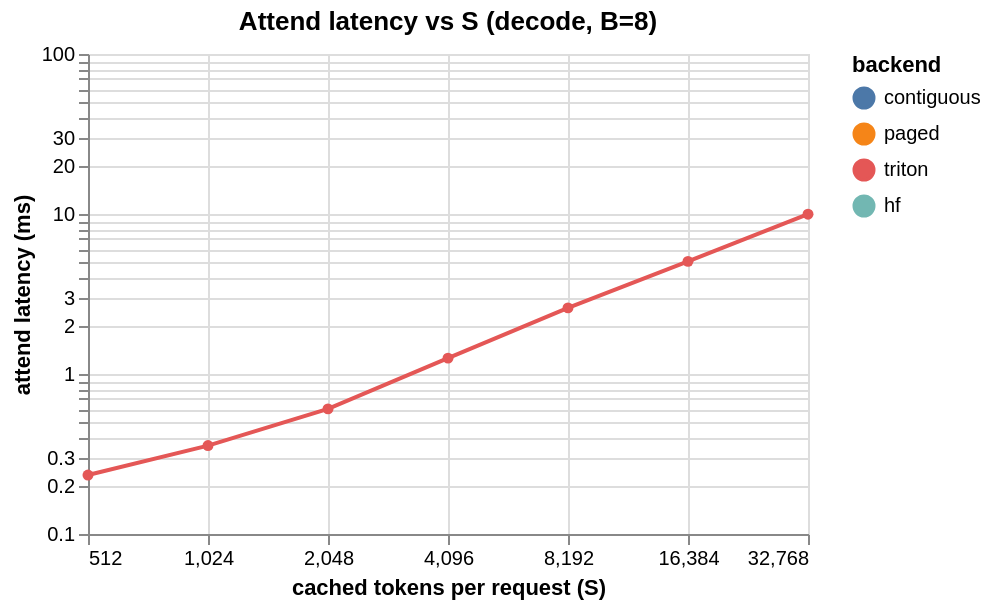
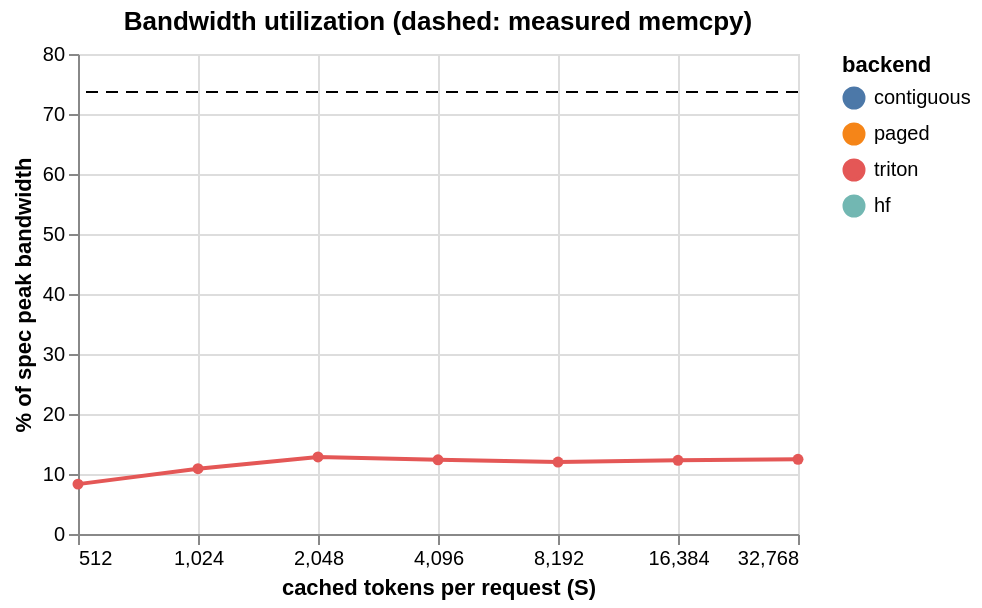

Here is the notebook cell these charts were saved with, in order:
### Markdown cell above
## E3: Attend-only microbench (kernel scaling, no model)

### Code cell
d = load("e3_qwen3-0.6b")
if d:
    rows = []
    for run in d["runs"]:
        for be in ("gather", "triton"):
            rows.append({"S": run["S"], "backend": be, **run[be]})
    e3 = pd.DataFrame(rows)
    lat = alt.Chart(e3).mark_line(point=True).encode(
        x=alt.X("S:Q", scale=alt.Scale(type="log", base=2), title="cached tokens per request (S)"),
        y=alt.Y("ms:Q", scale=alt.Scale(type="log"), title="attend latency (ms)"),
        color=alt.Color("backend:N", scale=backend_scale),
    ).properties(width=360, height=240, title="Attend latency vs S (decode, B=8)")
    memcpy_line = alt.Chart(pd.DataFrame([{"pct": d["memcpy_pct_peak"]}])).mark_rule(
        strokeDash=[6, 4]).encode(y="pct:Q")
    bw = alt.Chart(e3).mark_line(point=True).encode(
        x=alt.X("S:Q", scale=alt.Scale(type="log", base=2), title="cached tokens per request (S)"),
        y=alt.Y("pct_peak:Q", title="% of spec peak bandwidth"),
        color=alt.Color("backend:N", scale=backend_scale),
    )
    uz = (bw + memcpy_line).properties(
            width=360,
            height=240,
            title="Bandwidth utilization (dashed: measured memcpy)")
    display(save(lat, "e3_attend_latency"))
    display(save(uz, "e3_bandwidth"))

### Figure 1 — Vega-Lite specification as saved in the notebook (floating-point values rounded to 4 significant figures)
{"config": {"view": {"continuousWidth": 300, "continuousHeight": 300}}, "data": {"name": "data-10d857c88f429cb8e655454e7e758290"}, "mark": {"type": "line", "point": true}, "encoding": {"color": {"field": "backend", "scale": {"domain": ["contiguous", "paged", "triton", "hf"]}, "type": "nominal"}, "x": {"field": "S", "scale": {"base": 2, "type": "log"}, "title": "cached tokens per request (S)", "type": "quantitative"}, "y": {"field": "ms", "scale": {"type": "log"}, "title": "attend latency (ms)", "type": "quantitative"}}, "height": 240, "title": "Attend latency vs S (decode, B=8)", "width": 360, "$schema": "https://vega.github.io/schema/vega-lite/v6.4.1.json", "datasets": {"data-10d857c88f429cb8e655454e7e758290": [{"S": 512, "backend": "gather", "ms": 2.472, "gbps": 6.787, "pct_peak": 0.7855}, {"S": 512, "backend": "triton", "ms": 0.2336, "gbps": 71.83, "pct_peak": 8.314}, {"S": 1024, "backend": "gather", "ms": 2.459, "gbps": 13.64, "pct_peak": 1.579}, {"S": 1024, "backend": "triton", "ms": 0.3569, "gbps": 94.0, "pct_peak": 10.88}, {"S": 2048, "backend": "gather", "ms": 2.457, "gbps": 27.31, "pct_peak": 3.161}, {"S": 2048, "backend": "triton", "ms": 0.6052, "gbps": 110.9, "pct_peak": 12.83}, {"S": 4096, "backend": "gather", "ms": 2.509, "gbps": 53.5, "pct_peak": 6.192}, {"S": 4096, "backend": "triton", "ms": 1.256, "gbps": 106.8, "pct_peak": 12.36}, {"S": 8192, "backend": "gather", "ms": 2.803, "gbps": 95.78, "pct_peak": 11.09}, {"S": 8192, "backend": "triton", "ms": 2.591, "gbps": 103.6, "pct_peak": 11.99}, {"S": 16384, "backend": "gather", "ms": 6.033, "gbps": 88.98, "pct_peak": 10.3}, {"S": 16384, "backend": "triton", "ms": 5.058, "gbps": 106.1, "pct_peak": 12.29}, {"S": 32768, "backend": "gather", "ms": 14.71, "gbps": 73.0, "pct_peak": 8.449}, {"S": 32768, "backend": "triton", "ms": 9.978, "gbps": 107.6, "pct_peak": 12.46}]}}

### Figure 2 — Vega-Lite specification as saved in the notebook (floating-point values rounded to 4 significant figures)
{"config": {"view": {"continuousWidth": 300, "continuousHeight": 300}}, "layer": [{"data": {"name": "data-10d857c88f429cb8e655454e7e758290"}, "mark": {"type": "line", "point": true}, "encoding": {"color": {"field": "backend", "scale": {"domain": ["contiguous", "paged", "triton", "hf"]}, "type": "nominal"}, "x": {"field": "S", "scale": {"base": 2, "type": "log"}, "title": "cached tokens per request (S)", "type": "quantitative"}, "y": {"field": "pct_peak", "title": "% of spec peak bandwidth", "type": "quantitative"}}}, {"data": {"name": "data-aa8666408c8d8a64c56c67f55de7cf80"}, "mark": {"type": "rule", "strokeDash": [6, 4]}, "encoding": {"y": {"field": "pct", "type": "quantitative"}}}], "height": 240, "title": "Bandwidth utilization (dashed: measured memcpy)", "width": 360, "$schema": "https://vega.github.io/schema/vega-lite/v6.4.1.json", "datasets": {"data-10d857c88f429cb8e655454e7e758290": [{"S": 512, "backend": "gather", "ms": 2.472, "gbps": 6.787, "pct_peak": 0.7855}, {"S": 512, "backend": "triton", "ms": 0.2336, "gbps": 71.83, "pct_peak": 8.314}, {"S": 1024, "backend": "gather", "ms": 2.459, "gbps": 13.64, "pct_peak": 1.579}, {"S": 1024, "backend": "triton", "ms": 0.3569, "gbps": 94.0, "pct_peak": 10.88}, {"S": 2048, "backend": "gather", "ms": 2.457, "gbps": 27.31, "pct_peak": 3.161}, {"S": 2048, "backend": "triton", "ms": 0.6052, "gbps": 110.9, "pct_peak": 12.83}, {"S": 4096, "backend": "gather", "ms": 2.509, "gbps": 53.5, "pct_peak": 6.192}, {"S": 4096, "backend": "triton", "ms": 1.256, "gbps": 106.8, "pct_peak": 12.36}, {"S": 8192, "backend": "gather", "ms": 2.803, "gbps": 95.78, "pct_peak": 11.09}, {"S": 8192, "backend": "triton", "ms": 2.591, "gbps": 103.6, "pct_peak": 11.99}, {"S": 16384, "backend": "gather", "ms": 6.033, "gbps": 88.98, "pct_peak": 10.3}, {"S": 16384, "backend": "triton", "ms": 5.058, "gbps": 106.1, "pct_peak": 12.29}, {"S": 32768, "backend": "gather", "ms": 14.71, "gbps": 73.0, "pct_peak": 8.449}, {"S": 32768, "backend": "triton", "ms": 9.978, "gbps": 107.6, "pct_peak": 12.46}], "data-aa8666408c8d8a64c56c67f55de7cf80": [{"pct": 73.69}]}}
